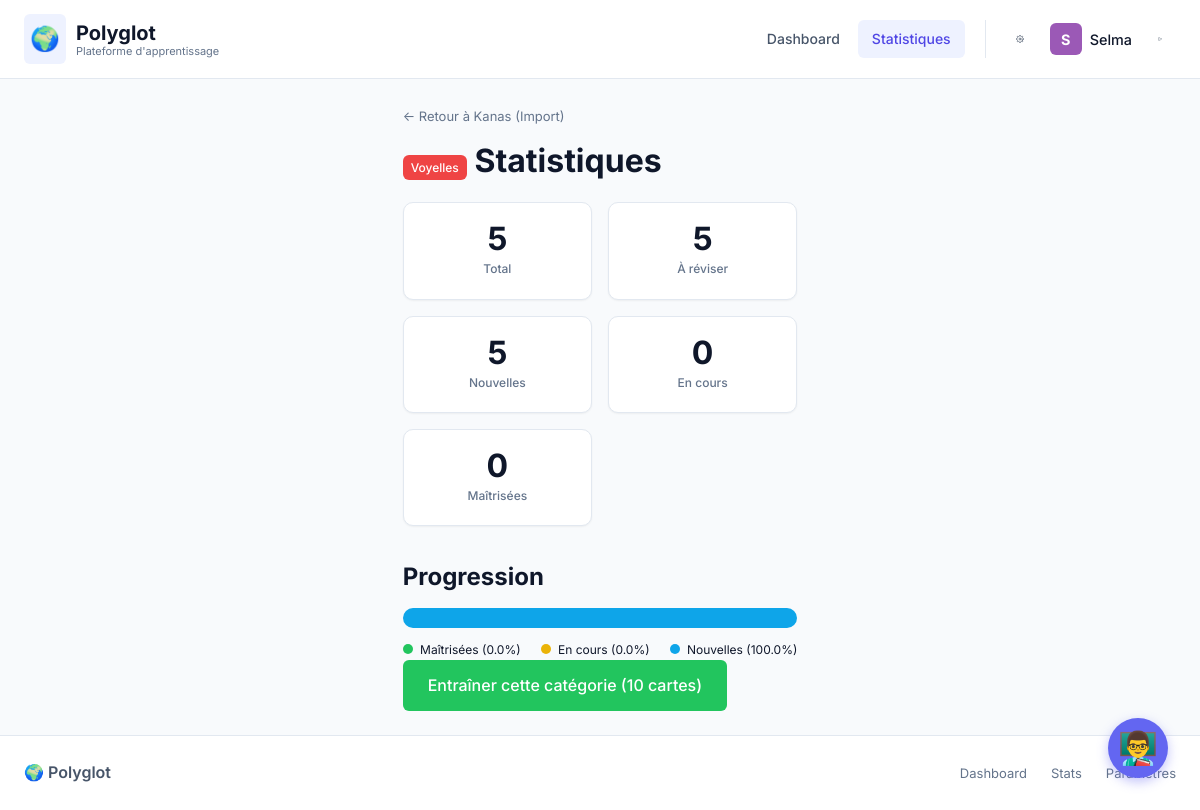
Page /categories/118/stats (signed in) on the committed database.
### app/models.py (models this page shows, shortened)
class User(UserMixin, db.Model):
    id = db.Column(db.Integer, primary_key=True)
    username = db.Column(db.String(80), unique=True, nullable=False)
    password_hash = db.Column(db.String(256))  # Password obligatoire pour nouveaux users
    is_pro = db.Column(db.Boolean, default=False)
    avatar_color = db.Column(db.String(7), default='#3498db')
    created_at = db.Column(db.DateTime, default=datetime.utcnow)
    learner_profile = db.Column(db.JSON, default=lambda: {
        'native_language': 'fr',
        'known_languages': [],  # [{code, level, years}]
        'learning_style': 'balanced',  # visual, auditory, reading, kinesthetic, balanced
        'correction_preference': 'moderate',  # strict, moderate, encouraging
        'goals': [],  # conversation, travel, work, exams, culture
        'daily_time_available': 30  # minutes
    })
    decks = db.relationship('Deck', backref='user', lazy=True, cascade='all, delete-orphan')
    languages = db.relationship('UserLanguage', backref='user', lazy=True, cascade='all, delete-orphan')

class Deck(db.Model):
    id = db.Column(db.Integer, primary_key=True)
    user_id = db.Column(db.Integer, db.ForeignKey('user.id'), nullable=False)
    name = db.Column(db.String(200), nullable=False)
    description = db.Column(db.Text)
    is_program_deck = db.Column(db.Boolean, default=False)  # Auto-created for training programs
    created_at = db.Column(db.DateTime, default=datetime.utcnow)
    cards = db.relationship('Card', backref='deck', lazy=True, cascade='all, delete-orphan')
    categories = db.relationship('Category', backref='deck', lazy=True, cascade='all, delete-orphan')

class Category(db.Model):
    id = db.Column(db.Integer, primary_key=True)
    deck_id = db.Column(db.Integer, db.ForeignKey('deck.id'), nullable=False)
    name = db.Column(db.String(100), nullable=False)
    color = db.Column(db.String(7), default='#3498db')  # Hex color
    def get_stats(self):
        total = len(self.cards)
        if total == 0:
            return {'total': 0, 'due': 0, 'new': 0, 'learning': 0, 'mastered': 0}
        now = datetime.utcnow()
        due = sum(1 for c in self.cards if c.next_review and c.next_review <= now)
        new = sum(1 for c in self.cards if c.repetitions == 0)
        learning = sum(1 for c in self.cards if 0 < c.repetitions < 5)
        mastered = sum(1 for c in self.cards if c.repetitions >= 5)
        return {
            'total': total,
            'due': due,
            'new': new,
            'learning': learning,
            'mastered': mastered
        }

### app/routes/categories.py (the view)
@bp.route('/<int:category_id>/stats')
def category_stats(category_id):
    category = Category.query.get_or_404(category_id)
    deck = Deck.query.get(category.deck_id)
    stats = category.get_stats()
    return render_template('categories/stats.html', deck=deck, category=category, stats=stats)

### app/routes/auth.py (called while the page is built)
@bp.before_app_request
def load_logged_in_user():
    if current_user.is_authenticated:
        g.user = current_user
    else:
        g.user = None

### app/routes/categories.py (called while the page is built)
@bp.before_request
def check_login():
    if not g.user:
        return redirect(url_for('auth.login'))

### app/templates/categories/stats.html (shortened to what this page needs)
{% extends 'base.html' %}
{% block content %}
<div class="stats-page">
    <a href="{{ url_for('decks.view_deck', deck_id=deck.id) }}" class="back-link">← Retour à {{ deck.name }}</a>
    <header class="section-header">
        <h1>
            <span class="category-badge" style="background-color: {{ category.color }}">{{ category.name }}</span>
            Statistiques
        </h1>
    </header>
    <section class="stats-overview">
        <div class="stat-card">
            <div class="stat-number">{{ stats.total }}</div>
            <div class="stat-label">Total</div>
        </div>
        <div class="stat-card stat-due">
            <div class="stat-number">{{ stats.due }}</div>
            <div class="stat-label">À réviser</div>
        </div>
        <div class="stat-card stat-new">
            <div class="stat-number">{{ stats.new }}</div>
            <div class="stat-label">Nouvelles</div>
        </div>
        <div class="stat-card stat-learning">
            <div class="stat-number">{{ stats.learning }}</div>
            <div class="stat-label">En cours</div>
        </div>
        <div class="stat-card stat-mastered">
            <div class="stat-number">{{ stats.mastered }}</div>
            <div class="stat-label">Maîtrisées</div>
        </div>
    </section>
    {% if stats.total > 0 %}
    <section class="progress-section">
        <h2>Progression</h2>
        <div class="progress-bar-container">
            <div class="progress-bar">
                <div class="progress-segment new" style="width: {{ (stats.new / stats.total * 100)|round(1) }}%"></div>
            </div>
        </div>
        <div class="progress-legend">
            <span><span class="dot mastered"></span> Maîtrisées ({{ (stats.mastered / stats.total * 100)|round(1)
                }}%)</span>
            <span><span class="dot learning"></span> En cours ({{ (stats.learning / stats.total * 100)|round(1)
                }}%)</span>
            <span><span class="dot new"></span> Nouvelles ({{ (stats.new / stats.total * 100)|round(1) }}%)</span>
        </div>
    </section>
    {% endif %}
    {% if stats.due > 0 or stats.new > 0 %}
    <section class="actions-section">
        <a href="{{ url_for('training.start_training', deck_id=deck.id, categories=category.id) }}"
            class="btn btn-success btn-lg">
            Entraîner cette catégorie ({{ stats.due + stats.new }} cartes)
        </a>
    </section>
    {% endif %}
</div>
{% endblock %}

### app/templates/base.html (shortened to what this page needs)
<!DOCTYPE html>
<html lang="fr">
<head>
    <link rel="stylesheet" href="{{ url_for('static', filename='css/style.css') }}">
</head>
<body>
    {% block navbar %}
    <nav class="navbar">
        <div class="navbar-inner">
            <div class="nav-brand">
                <a href="{{ url_for('main.index') }}">
                    <span class="logo-icon">🌍</span>
                    <span class="brand-text">
                        Polyglot
                        <small>Plateforme d'apprentissage</small>
                    </span>
                </a>
            </div>
            <ul class="nav-links">
                <li><a href="{{ url_for('main.index') }}"
                        class="{% if request.endpoint == 'main.index' %}active{% endif %}">
                        Dashboard
                    </a></li>
                <li><a href="{{ url_for('stats.global_stats') }}"
                        class="{% if 'stats' in request.endpoint %}active{% endif %}">
                        Statistiques
                    </a></li>
                {% if g.user %}
                <li class="nav-user-section">
                    <a href="{{ url_for('auth.profile_settings') }}" class="settings-btn" title="Paramètres">
                    </a>
                    <div class="user-avatar-link" title="{{ g.user.username }}">
                        <div class="user-avatar" style="background-color: {{ g.user.avatar_color }};">
                            {{ g.user.username[0]|upper }}
                        </div>
                        <span class="user-name">{{ g.user.username }}</span>
                    </div>
                    <a href="{{ url_for('auth.logout') }}" class="logout-btn" title="Déconnexion">
                        <svg width="18" height="18" viewBox="0 0 24 24" fill="none" stroke="currentColor"
                            stroke-width="2" stroke-linecap="round" stroke-linejoin="round">
                            <path d="M9 21H5a2 2 0 0 1-2-2V5a2 2 0 0 1 2-2h4"></path>
                            <polyline points="16 17 21 12 16 7"></polyline>
                            <line x1="21" y1="12" x2="9" y2="12"></line>
                        </svg>
                    </a>
                </li>
                {% endif %}
            </ul>
        </div>
    </nav>
    {% endblock %}
    <main class="{% block main_class %}container{% endblock %}">
        {% block content %}{% endblock %}
    </main>
    {% block footer %}
    <footer class="footer">
        <div class="footer-inner">
            <div class="footer-brand">🌍 Polyglot</div>
            <div class="footer-links">
                <a href="{{ url_for('main.index') }}">Dashboard</a>
                <a href="{{ url_for('stats.global_stats') }}">Stats</a>
                {% if g.user %}
                <a href="{{ url_for('auth.profile_settings') }}">Paramètres</a>
                {% endif %}
            </div>
        </div>
    </footer>
    {% endblock %}
    <div id="polyglot-helper">
        <button id="helper-trigger" onclick="toggleHelper()">
            👨‍🏫
        </button>
    </div>
</body>
</html>

### app/templates/base.html (style rules this page uses)
#polyglot-helper { position: fixed; bottom: 2rem; right: 2rem; z-index: 9999; font-family: 'Inter', sans-serif; }
#helper-trigger { width: 60px; height: 60px; border-radius: 50%; background: var(--primary, #6366f1); color: white; font-size: 2rem; border: none; box-shadow: 0 4px 12px rgba(99, 102, 241, 0.4); cursor: pointer; transition: transform 0.2s, background 0.2s; display: flex; align-items: center; justify-content: center; }

### rows in the picture
User: user "S", user.username "Selma"
Deck: name "Kanas (Import)"
Category: name "Voyelles"

### other values in the picture
{{ stats.total }} "5"
{{ stats.due }} "5"
{{ stats.new }} "5"
{{ stats.learning }} "0"
{{ stats.mastered }} "0"
{{ (stats.mastered / stats.total * 100)|round(1) }} "0.0"
{{ (stats.learning / stats.total * 100)|round(1) }} "0.0"
{{ (stats.new / stats.total * 100)|round(1) }} "100.0"
{{ stats.due + stats.new }} "10"
